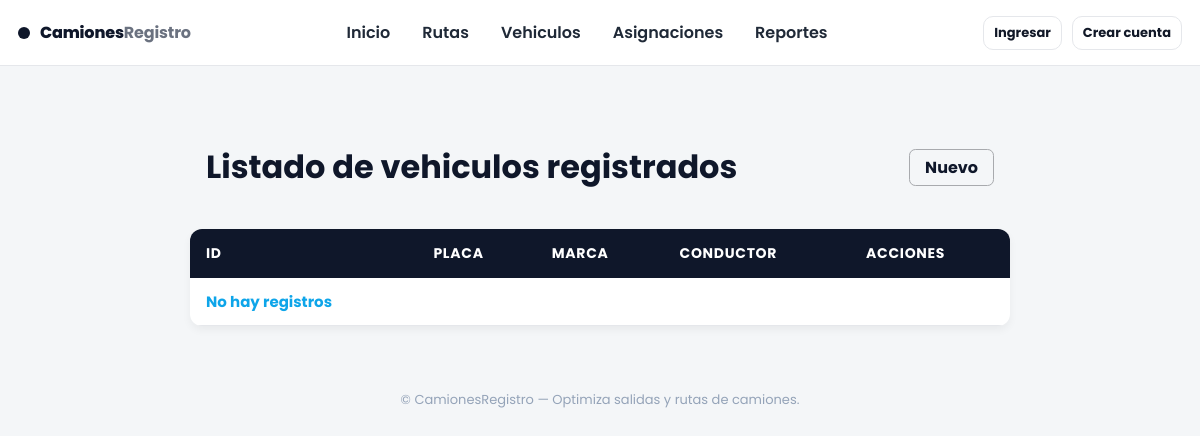
Before: /vehiculos/listar_vehiculos/ with the older database file.
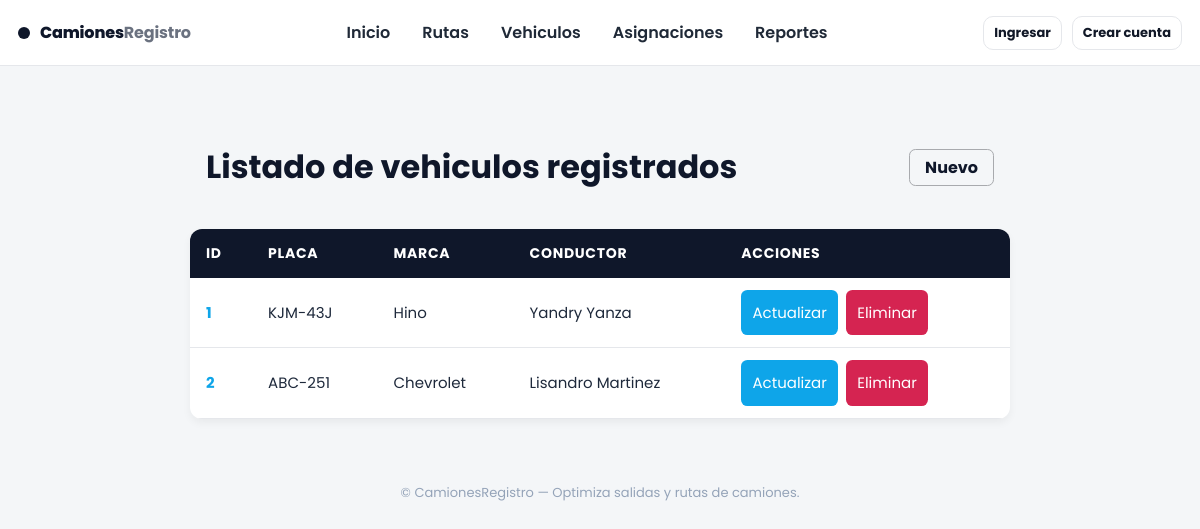
After: the same page with the newer database file.
### vehiculos/models.py (models this page shows, shortened)
class Vehiculo(models.Model):
    chofer = models.ForeignKey(Chofer, on_delete=models.CASCADE)
    placa = models.CharField(max_length=7, unique=True)
    marca = models.ForeignKey(Marca, on_delete=models.SET_NULL, null=True)

class Marca(models.Model):
    nombre = models.CharField(max_length=25)
    def __str__(self):
        return self.nombre

class Chofer(models.Model):
    nombres = models.CharField(max_length=100)
    apellidos = models.CharField(max_length=100)
    cedula = models.CharField(max_length=10, unique=True, null=True)
    licencia = models.ForeignKey(Licencia, null=True, on_delete=models.SET_NULL)
    class Meta:
        verbose_name = 'Chofer'
        verbose_name_plural = 'Choferes'
        ordering = ['apellidos']
    def __str__(self):
        return f'{self.nombres} {self.apellidos}'

### vehiculos/views.py (the view)
# urls.py: path('listar_vehiculos/', ListarVehiculos, name="listar_vehiculos"),
def ListarVehiculos(request):
    vehiculos = Vehiculo.objects.all()
    return render(request, 'Vehiculo/listar.html', {'vehiculos': vehiculos})

### vehiculos/templates/Vehiculo/listar.html (shortened to what this page needs)
{% extends 'layouts/base.html' %}
{% load static %}
{% block extra_css %} <link rel="stylesheet" href="{% static 'css/listar.css' %}"> {% endblock %}
{% block content %}
<div class="container">
    <div class="head">
        <h1>Listado de vehiculos registrados</h1>
        <a class="nuevo" href="{% url 'vehiculos:registrar_vehiculo' %}">Nuevo</a>
    </div>
    <table>
        <thead>
            <tr>
                <th>ID</th>
                <th>Placa</th>
                <th>Marca</th>
                <th>Conductor</th>
                <th>acciones</th>
            </tr>
        </thead>
        <tbody>
            {% if vehiculos %}
                {% for vehiculo in vehiculos %}
                <tr>
                    <td>{{vehiculo.pk}}</td>
                    <td>{{vehiculo.placa}}</td>
                    <td>{{vehiculo.marca}}</td>
                    <td>{{vehiculo.chofer}}</td>
                    <td>
                        <div class="acciones">
                            <a href="{% url 'vehiculos:actualizar_vehiculo' vehiculo.pk %}" class="actualizar">Actualizar</a>
                            <a href="{% url 'vehiculos:eliminar_vehiculo' vehiculo.pk %}" class="eliminar">Eliminar</a>
                        </div>
                    </td>
                </tr>
                {% endfor %}
            {% else %}
                <tr>
                    <td>No hay registros</td>
                </tr>
            {% endif %}
        </tbody>
    </table>
</div>
{% endblock %}

### templates/layouts/base.html (shortened to what this page needs)
{% load static %}
<!DOCTYPE html>
<html lang="es">
<head>
  <link rel="stylesheet" href="{% static 'css/base.css' %}">
  {% block extra_css %}{% endblock %}
</head>
<body>
  <header class="topbar">
    <div class="brand">
      <a href="#" class="logo">
        <span class="logo-dot"></span>
        <span>Camiones<span class="accent">Registro</span></span>
      </a>
    </div>
    <nav class="nav">
      <a href="{% url 'Home:Home' %}" class="nav-link {% block nav_home %}{% endblock %}">Inicio</a>
      <a href="#" class="nav-link">Rutas</a>
      <a href="{% url 'vehiculos:listar_vehiculos' %}" class="nav-link">Vehiculos</a>
      <a href="#" class="nav-link">Asignaciones</a>
      <a href="#" class="nav-link">Reportes</a>
    </nav>
    <div class="userbox">
      {% if request.user.is_authenticated %}
        <div class="user">
          <div class="avatar">{{ request.user.first_name|first|default:"U" }}</div>
          <div class="meta">
            <span class="name">{{ request.user.get_full_name|default:request.user.username }}</span>
            <span class="role">{{ request.user.rol|default:"—" }}</span>
          </div>
        </div>
        <a class="btn small" href="{% url 'cuentas:login' %}">Salir</a>
      {% else %}
        <a class="btn small" href="#">Ingresar</a>
        <a class="btn small outline" href="#">Crear cuenta</a>
      {% endif %}
    </div>
  </header>
  <main class="container">
    {% block content %}{% endblock %}
  </main>
  <footer class="foot">
    <p>© {{ now|date:"Y" }} CamionesRegistro — Optimiza salidas y rutas de camiones.</p>
  </footer>
</body>
</html>

### static/css/base.css (style rules this page uses)
:root { --bg:#f4f6f8; --card:#ffffff; --text:#0f172a; --muted:#6b7280; --border:#e5e7eb; --primary:#0f172a; --radius:14px; --shadow:0 10px 30px rgba(2,6,23,.06); --accent:#111827; }
* { box-sizing:border-box; font-family: "Poppins", sans-serif; }
html,body { height:100% }
body { margin:0; background:var(--bg); color:var(--text); }
.topbar { position:sticky; top:0; z-index:50; display:flex; align-items:center; justify-content:space-between; gap:16px; padding:12px 18px; background:#fff; border-bottom:1px solid var(--border); }
.brand .logo { display:flex; align-items:center; gap:10px; color:var(--text); text-decoration:none; font-weight:800; letter-spacing:-.01em }
.logo-dot { width:12px; height:12px; border-radius:50%; background:#0f172a; display:inline-block }
.brand .accent { color:#6b7280; font-weight:700 }
.nav { display:flex; gap:12px; flex-wrap:wrap }
.nav-link { text-decoration:none; color:#1f2937; font-weight:600; padding:8px 10px; border-radius:10px; }
.userbox { display:flex; align-items:center; gap:10px }
.btn { display:inline-flex; align-items:center; justify-content:center; gap:8px; padding:10px 14px; border-radius:12px; border:1px solid var(--border); background:#fff; color:#111827; font-weight:700; cursor:pointer; text-decoration:none; transition: box-shadow .2s, transform .04s, border-color .2s; }
.btn.outline { background:#fff; color:#111827 }
.btn.small { padding:6px 10px; border-radius:10px; font-size:13px }
.container { max-width:1200px; margin:22px auto; padding:0 16px }
.foot { margin:24px 0 30px; text-align:center; color:#94a3b8; font-size:13px; }

### vehiculos/static/css/listar.css (style rules this page uses)
.container { max-width: 900px; margin: 0 auto; padding: 20px; }
.head { display: flex; justify-content: space-between; align-items: center; padding: 1rem; }
.nuevo { border: 1px solid #a8aaae; font-weight: bold; padding: 5px 15px; text-decoration: none; color: #0f172a; border-radius: 0.4rem; transition: 0.4s all; }
table { width: 100%; border-collapse: collapse; background: #ffffff; box-shadow: 0 4px 8px rgba(0,0,0,0.05); border-radius: 12px; overflow: hidden; font-family: 'Segoe UI', Tahoma, sans-serif; }
thead { background: #0f172a; color: #ffffff; text-transform: uppercase; letter-spacing: 0.05em; font-size: 14px; }
thead th { padding: 14px 16px; text-align: left; }
tbody tr { border-bottom: 1px solid #e5e7eb; transition: background 0.3s ease; }
tbody td { padding: 12px 16px; font-size: 15px; color: #1e293b; }
tbody td:first-child { font-weight: bold; color: #0ea5e9; }
.acciones { display: flex; align-items: center; }
.acciones a { text-decoration: none; padding: 0.7rem; color: #fff; border-radius: 0.4rem; }
.actualizar { margin-right: 0.5rem; background-color: #0ea5e9; transition: 0.4s background-color; }
.eliminar { background-color: #d52451; transition: 0.4s background-color; }

Changed rows visible on the page:
added Vehiculo: pk "1", placa "KJM-43J", marca "Hino", chofer "Yandry Yanza"
added Vehiculo: pk "2", placa "ABC-251", marca "Chevrolet", chofer "Lisandro Martinez"
Other visible differences:
text no longer shown: "No hay registros"
